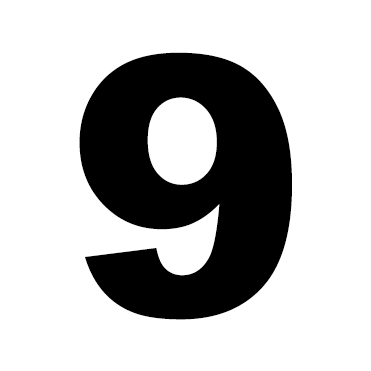
//> input picture templatematch/img/9.jpg, 371 x 371 px
$ ./template img/9.jpg img/abst1.jpg 2 2 out.png   (built with g++ and OpenCV 4)
//> lines starting //> are read from the running program, lines starting //| are printed output that depends on the picture
#include "opencv2/opencv.hpp"

#include "opencv2/core/core.hpp"
#include "opencv2/highgui/highgui.hpp"
#include "opencv2/imgproc/imgproc.hpp"
#include <iostream>
#include <math.h>
#include <numeric>

#include <vector>

using namespace std;
using namespace cv;

class Intersector
{
  public:
  Intersector() = delete;

  Intersector(int row, int col, int tolerance = 2)
    : R(row)
    , C(col)
    , T(tolerance)
  {
  }

  //
  // Optimized version. But try to be explicit.
  //
  // @returns: whether r intersects with any of taken
  bool operator()(const vector<cv::Point>& taken, cv::Point r)
  {
    int x1 = r.x;
    int y1 = r.y;
    for (auto iter = taken.begin(); iter != taken.end(); iter++) {
      int xx1 = iter->x;
      int yy1 = iter->y;
      bool xin = (xx1 - R - T < x1) && (x1 < xx1 + R + T);
      bool yin = (yy1 - C - T < y1) && (y1 < yy1 + C + T);
      if (xin && yin) {
        return true;
      }
    }
    return false;
  }

  private:
  const int R;
  const int C;
  const int T;
};

vector<cv::Point>
getEs(cv::Mat img, cv::Mat tpl, const double T)
{
  cv::Mat gimg, gtpl;
  cv::cvtColor(img, gimg, CV_BGR2GRAY);
  cv::cvtColor(tpl, gtpl, CV_BGR2GRAY);

  cv::Mat res(img.rows - tpl.rows + 1, img.cols - tpl.cols + 1, CV_32FC1);
  cv::matchTemplate(gimg, gtpl, res, CV_TM_CCOEFF_NORMED);
  cv::threshold(res, res, T, 1., CV_THRESH_TOZERO);

  vector<cv::Point> taken;
  Intersector intersects(tpl.rows, tpl.cols);

  while (true) {
    double minval, maxval;
    cv::Point minloc, maxloc;
    cv::minMaxLoc(res, &minval, &maxval, &minloc, &maxloc);

    if (maxval >= T) {
      if (!intersects(taken, maxloc)) {
        taken.push_back(maxloc);
      }
      cv::floodFill(res, maxloc, cv::Scalar(0), 0, cv::Scalar(.1),
                    cv::Scalar(1.));
    } else {
      break;
    }
  }
  return taken;
}

class Heuristor
{
  public:
  Heuristor() = delete;
  explicit Heuristor(const cv::Size h)
    : H(h)
    , val_(h)
  {
  }

  Size begin() { return val_ = H; }

  cv::Size next()
  {
    val_.width++;
    val_.height++;
    return val_;
  }

  bool end() { return val_.width < 5 * H.width; }

  private:
  const cv::Size H;
  cv::Size val_;
};

double
correlation(const vector<cv::Point>& x)
{
  const double N = x.size();

  cv::Point2d avgXY = std::accumulate(
    x.begin(), x.end(), cv::Point2d(0.0, 0.0),
    [](Point2d a, Point b) { return Point2d(a.x + b.x, a.y + b.y); });
  avgXY = avgXY / N;

  cv::Point2d sigmaXY = std::accumulate(
    x.begin(), x.end(), cv::Point2d(0.0, 0.0), [avgXY](Point2d a, Point b) {
      return Point2d(a.x + pow(b.x - avgXY.x, 2), a.y + pow(b.y - avgXY.y, 2));
    });

  sigmaXY = Point2d(sqrt(sigmaXY.x / N), sqrt(sigmaXY.y / N));

  // r(correlation) = sum(xi-avgx)*sum(yi-avgy) /
  // sqrt(sum((xi-avgx)^2))*sqrt(sum((yi-avgy)^2))
  double r = std::accumulate(x.begin(), x.end(), 0.0,
                             [avgXY, sigmaXY](double a, Point b) // plus
                             {
                               return a + ((b.x * 1.0 - avgXY.x) / sigmaXY.x *
                                           (b.y * 1.0 - avgXY.y) / sigmaXY.y);
                             });

  return abs(r / N);
  // return numerator / denominator;
}

const int MAX_E = 20;
const int MIN_E = 4;
const double MIN_R = 0.9; // ignore all correlation smaller than this.
// predict whether match1 is better than match2.
double
better(double r1, size_t sz1, double r2, size_t sz2)
{
  if (r1 < MIN_R) return false;
  if (sz1 < MIN_E || sz1 > MAX_E) return false;

  if (r1 > r2 + 0.01) return true; // great advance
  if (r1 < r2 - 0.05)
    return false;   // correlation is important. 99% better than 95%
  return sz1 > sz2; // simply compare size
}

int
main(int argc, char** argv)
{
  // Parameters
  const double kMaxThreshold = 0.7;
  const double kMinThreshold = 0.4;
  cv::Mat img = cv::imread(argv[1]);
//> img is the input picture: 371 rows x 371 cols, CV_8UC3; min 0, max 255, mean 185.6
  cv::Mat tpl = cv::imread(argv[2]);
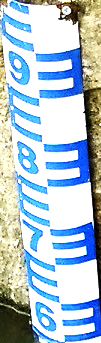
//> input picture templatematch/img/abst1.jpg, 101 x 343 px
//> tpl is the input picture: 343 rows x 101 cols, CV_8UC3; mean B, G, R 211, 196.1, 175.3

  Mat tplflip;
  flip(tpl, tplflip, 0 /* flip around x-axis */);
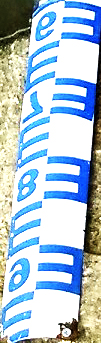
//> tplflip: 343 rows x 101 cols, CV_8UC3; mean B, G, R 211, 196.1, 175.3

  const cv::Size heursize = cv::Size(stof(argv[3]), stof(argv[4]));
//> heursize = Size(2, 2)
  cout << "heuristic size of E: " << heursize << endl;
//| heuristic size of E: [2 x 2]

  // Search from big threshold so we stop at best possible threshold. Bestr < 0:
  // no good linear match.
  vector<cv::Point> best;
  cv::Size bestsz;
  double bestr = -1;

  // flipped version
  vector<cv::Point> bestf;
  cv::Size bestszf;
  double bestrf = -1;
  auto heuristor = Heuristor(heursize);

  vector<Mat> tpls, ftpls;
  vector<Size> sizes;
  for (cv::Size h = heuristor.begin(); heuristor.end();
       h = heuristor.next()) { // try different size
    cv::Mat tmptpl, tmptplf;
    cv::resize(tpl, tmptpl, h, CV_INTER_AREA);
    cv::resize(tplflip, tmptplf, h, CV_INTER_AREA);
    tpls.push_back(tmptpl);
    ftpls.push_back(tmptplf);
    sizes.push_back(h);
  }
//> this loop made 8 passes
//> h on passes 1 to 8: Size(2, 2), Size(3, 3), Size(4, 4), Size(5, 5), Size(6, 6), Size(7, 7), Size(8, 8), Size(9, 9)

  for (double threshold = kMaxThreshold; threshold > kMinThreshold && bestr < 0;
       threshold -= 0.05) {
    for (int i = 0; i < tpls.size(); i++) {
      vector<cv::Point> points = getEs(img, tpls[i], threshold);
      vector<cv::Point> pointsf = getEs(img, ftpls[i], threshold);
      double r = correlation(points);
      double rf = correlation(pointsf);
      // cout << " h=" << sizes[i] << " found " << points.size()
      //     << " correlation = " << r << endl;
      if (better(r, points.size(), bestr, best.size())) {
        best = std::move(points);
        bestsz = sizes[i];
        bestr = r;
      } else if (better(rf, pointsf.size(), bestr, best.size())) {
        best = std::move(pointsf);
        bestsz = sizes[i];
        bestr = rf;
      }
    }

    if (bestr > 0) {
      cout << "Find " << best.size() << " E. Best template size is " << bestsz
           << " threshold=" << threshold << endl;
      cout << " correlation = " << bestr << endl;
      for (auto r : best) {
        cv::rectangle(img, r,
                      cv::Point(r.x + bestsz.width, r.y + bestsz.height),
                      CV_RGB(0, 255, 255), 2);
      }
      break;
    } else {
      cout << "NO MATCH FOR THRESHOLD=" << threshold << endl;
    }
  }
//> after the loop, bestr = -1

  // OpenCV's fitline. Can't return goodness of the fit.
  //
  // cv::Vec4f line;
  // cv::fitLine(best, line, CV_DIST_L2 /* least-squares method */, 0, 0.01,
  // 0.01);
  // cout << line << endl;
  // cv::line(img, cv::Point(line[2] - 10 * line[0], line[3] - 10 * line[0]),
  //         cv::Point(line[3] + 20 * line[0], line[1] + 20 * line[3]),
  //         CV_RGB(0, 255, 0), 5);

  cv::imwrite(string(argv[5]) + ".png", img);
}
